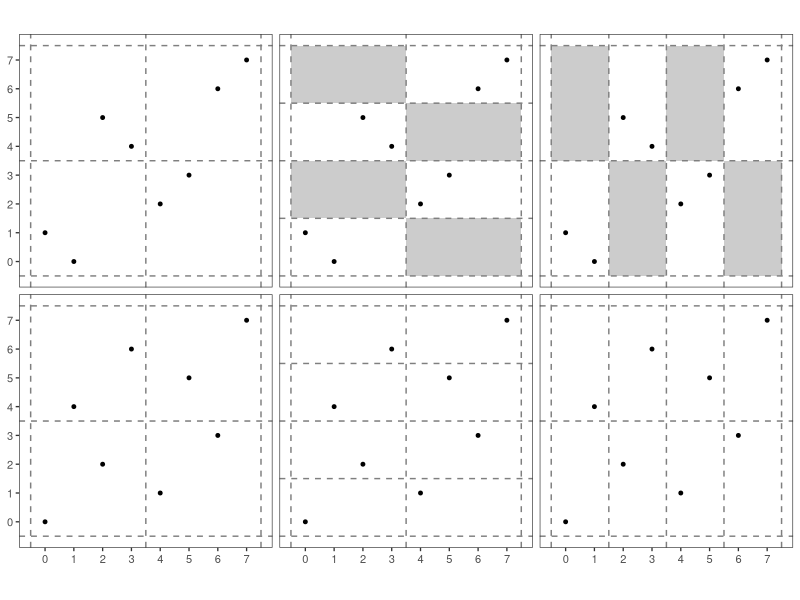

The R source for this figure:
## Figure 1 
## Ying and Xu (2026+). Efficient Representation and Construction of Space-Filling Designs via a Double Stratification Enumerator. 

library(ggplot2)
library(dplyr)


######################
## 2D Projection Plots
######################
df_soa <- as.data.frame(matrix(c(
  7,7, 3,6, 6,3, 2,2, 5,5, 1,4, 4,1, 0,0), ncol = 2, byrow = TRUE))
df_oa <- as.data.frame(matrix(c(
  7,7, 3,4, 5,3, 1,0, 6,6, 2,5, 4,2, 0,1), ncol = 2, byrow = TRUE))

## Setting up the grids
grid_specs <- list(
  "2x2" = list(x = seq(-0.5, 7.5, by = 4), y = seq(-0.5, 7.5, by = 4)),
  "2x4" = list(x = seq(-0.5, 7.5, by = 4), y = seq(-0.5, 7.5, by = 2)),
  "4x2" = list(x = seq(-0.5, 7.5, by = 2), y = seq(-0.5, 7.5, by = 4)))

panel_levels <- c("OA_2x2","OA_2x4","OA_4x2","SOA_2x2","SOA_2x4","SOA_4x2")

## Build point data: OA-based design in top row (3 panels), SOA in bottom row (3 panels)
plot_df <- bind_rows(df_oa  %>% mutate(panel = "OA_2x2"),
  df_oa  %>% mutate(panel = "OA_2x4"),
  df_oa  %>% mutate(panel = "OA_4x2"),
  df_soa %>% mutate(panel = "SOA_2x2"),
  df_soa %>% mutate(panel = "SOA_2x4"),
  df_soa %>% mutate(panel = "SOA_4x2")) %>%
  mutate(panel = factor(panel, levels = panel_levels))

## Grid lines for each panel
vline_df <- bind_rows(
  data.frame(panel = "OA_2x2",  xintercept = grid_specs[["2x2"]]$x),
  data.frame(panel = "OA_2x4",  xintercept = grid_specs[["2x4"]]$x),
  data.frame(panel = "OA_4x2",  xintercept = grid_specs[["4x2"]]$x),
  data.frame(panel = "SOA_2x2", xintercept = grid_specs[["2x2"]]$x),
  data.frame(panel = "SOA_2x4", xintercept = grid_specs[["2x4"]]$x),
  data.frame(panel = "SOA_4x2", xintercept = grid_specs[["4x2"]]$x)) %>%
  mutate(panel = factor(panel, levels = panel_levels))

hline_df <- bind_rows(
  data.frame(panel = "OA_2x2",  yintercept = grid_specs[["2x2"]]$y),
  data.frame(panel = "OA_2x4",  yintercept = grid_specs[["2x4"]]$y),
  data.frame(panel = "OA_4x2",  yintercept = grid_specs[["4x2"]]$y),
  data.frame(panel = "SOA_2x2", yintercept = grid_specs[["2x2"]]$y),
  data.frame(panel = "SOA_2x4", yintercept = grid_specs[["2x4"]]$y),
  data.frame(panel = "SOA_4x2", yintercept = grid_specs[["4x2"]]$y)) %>%
  mutate(panel = factor(panel, levels = panel_levels))

## checkerboard shadowing for OA-based design projection
make_checkerboard <- function(panel_id, xbreaks, ybreaks) {
  xmins <- xbreaks[-length(xbreaks)]
  xmaxs <- xbreaks[-1]
  ymins <- ybreaks[-length(ybreaks)]
  ymaxs <- ybreaks[-1]
  grid <- expand.grid(col = seq_along(xmins), row = seq_along(ymins))
  grid$xmin <- xmins[grid$col]
  grid$xmax <- xmaxs[grid$col]
  grid$ymin <- ymins[grid$row]
  grid$ymax <- ymaxs[grid$row]
  grid <- grid[(grid$row + grid$col) %% 2 == 1, ]
  grid$panel <- panel_id
  grid
}

## Checkerboard shading: only for OA's 2x4 and 4x2 panels (where OA fails stratification)
rect_df <- bind_rows(
  make_checkerboard("OA_2x4", grid_specs[["2x4"]]$x, grid_specs[["2x4"]]$y),
  make_checkerboard("OA_4x2", grid_specs[["4x2"]]$x, grid_specs[["4x2"]]$y)) %>%
  mutate(panel = factor(panel, levels = panel_levels))

fig_1 <- ggplot(plot_df, aes(V1, V2)) +
  geom_rect(
    data = rect_df,
    aes(xmin = xmin, xmax = xmax, ymin = ymin, ymax = ymax),
    inherit.aes = FALSE,
    fill = "grey80") +
  geom_point(size = 1) +
  geom_vline(data = vline_df, aes(xintercept = xintercept), linetype = "dashed", color = "grey50") +
  geom_hline(data = hline_df, aes(yintercept = yintercept), linetype = "dashed", color = "grey50") +
  facet_wrap(~panel, nrow = 2, ncol = 3) +
  coord_fixed(xlim = c(-0.5, 7.5), ylim = c(-0.5, 7.5)) +
  scale_x_continuous(breaks = 0:7) +
  scale_y_continuous(breaks = 0:7) +
  theme_bw(base_size = 10) +
  theme(
    strip.text = element_blank(),
    panel.grid.major = element_blank(),
    panel.grid.minor = element_blank()) +
  labs(x = NULL, y = NULL)

## display Figure 1
print(fig_1)
